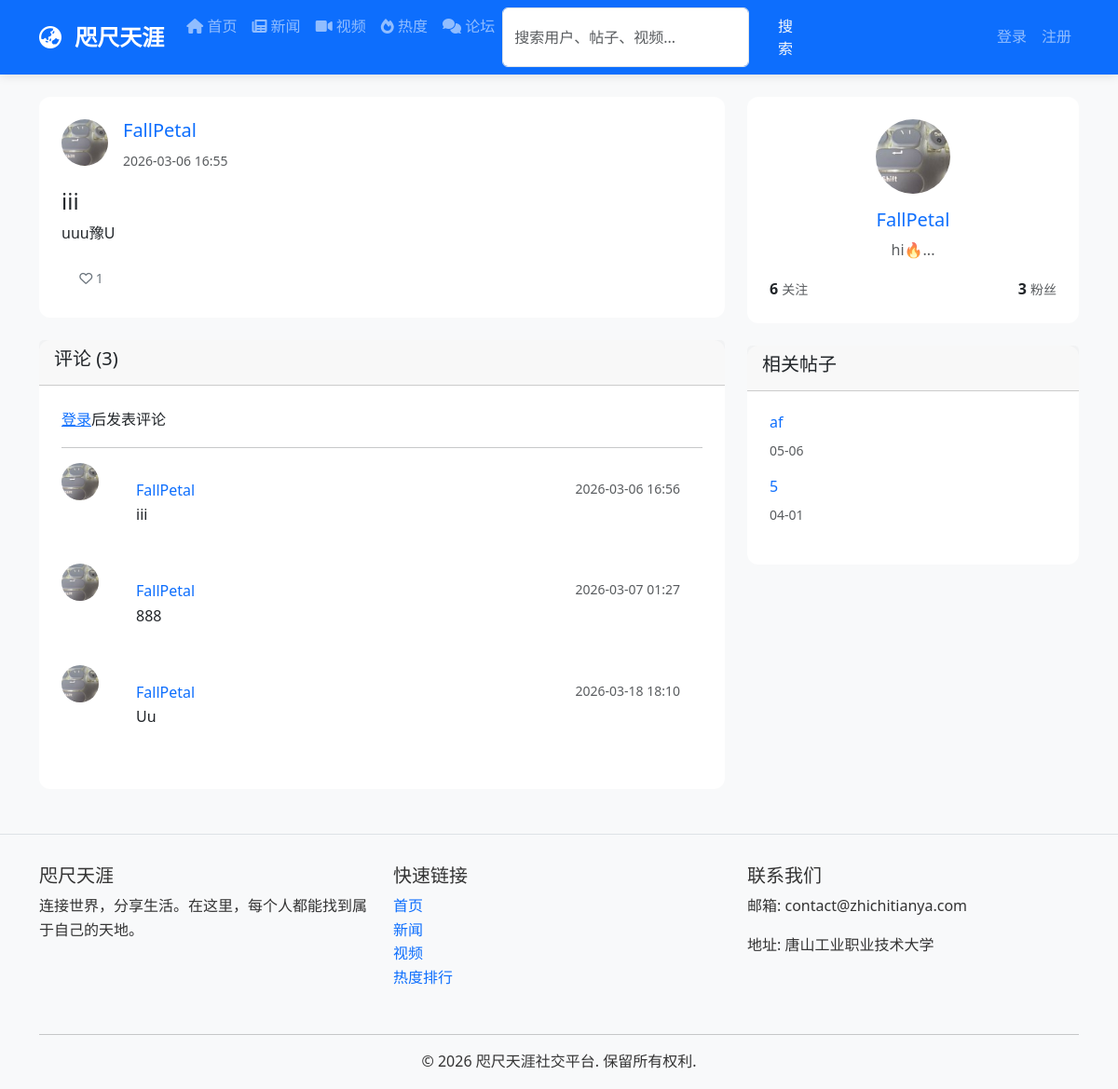
The app's page /post_detail/9 with its own data.
### models/__init__.py (models this page shows, shortened)
class User(UserMixin, db.Model):
    __tablename__ = 'users'
    id = db.Column(db.Integer, primary_key=True)
    username = db.Column(db.String(80), unique=True, nullable=False)
    email = db.Column(db.String(120), unique=True, nullable=False)
    password_hash = db.Column(db.String(120), nullable=False)
    avatar = db.Column(db.String(200), default='default_avatar.png')
    bio = db.Column(db.Text, default='')
    location = db.Column(db.String(100))
    website = db.Column(db.String(200))
    is_active = db.Column(db.Boolean, default=True)  # 用户是否被封禁
    is_banned = db.Column(db.Boolean, default=False)  # 是否被完全封禁
    can_post = db.Column(db.Boolean, default=True)    # 是否可以发帖
    can_video = db.Column(db.Boolean, default=True)   # 是否可以发视频
    can_comment = db.Column(db.Boolean, default=True)  # 是否可以评论
    is_admin = db.Column(db.Boolean, default=False)   # 是否为管理员
    join_date = db.Column(FlexibleDateTime, default=datetime.now)
    last_seen = db.Column(FlexibleDateTime, default=datetime.now)
    posts = db.relationship('Post', backref='author',
                            lazy=True, foreign_keys='Post.author_id')
    videos = db.relationship('Video', backref='uploader',
                             lazy=True, foreign_keys='Video.uploader_id')
    comments = db.relationship(
        'Comment', lazy=True, foreign_keys='Comment.author_id')
    sent_messages = db.relationship(
        'Message', backref='sender', lazy=True, foreign_keys='Message.sender_id')
    received_messages = db.relationship(
        'Message', backref='recipient', lazy=True, foreign_keys='Message.recipient_id')
    followers = db.relationship(
        'User', secondary='follows',
        primaryjoin='(Follows.followed_id == User.id)',  # 被关注的人
        secondaryjoin='(Follows.follower_id == User.id)',  # 关注者
        backref=db.backref('followed', lazy='dynamic'),
        lazy='dynamic'
    )
    post_likes = db.relationship('PostLike', backref='user', lazy=True)
    video_likes = db.relationship('VideoLike', backref='user', lazy=True)

class Post(db.Model):
    __tablename__ = 'posts'
    id = db.Column(db.Integer, primary_key=True)
    title = db.Column(db.String(200), nullable=False)
    content = db.Column(db.Text, nullable=False)
    image_url = db.Column(db.String(200))  # 帖子配图
    video_url = db.Column(db.String(200))  # 帖子视频
    timestamp = db.Column(FlexibleDateTime, index=True,
                          default=datetime.now)
    updated_at = db.Column(FlexibleDateTime, default=datetime.now)  # 最后更新时间
    author_id = db.Column(db.Integer, db.ForeignKey('users.id'))
    likes_count = db.Column(db.Integer, default=0)
    comments_count = db.Column(db.Integer, default=0)
    post_comments = db.relationship(
        'Comment', lazy=True, foreign_keys='Comment.post_id')
    likes = db.relationship('PostLike', backref='post', lazy=True)

class Comment(db.Model):
    __tablename__ = 'comments'
    id = db.Column(db.Integer, primary_key=True)
    content = db.Column(db.Text, nullable=False)
    timestamp = db.Column(FlexibleDateTime, index=True,
                          default=datetime.now)
    author_id = db.Column(db.Integer, db.ForeignKey('users.id'))
    post_id = db.Column(db.Integer, db.ForeignKey('posts.id'))
    video_id = db.Column(db.Integer, db.ForeignKey('videos.id'))
    news_id = db.Column(db.Integer, db.ForeignKey('news.id'))  # 添加新闻关联
    likes_count = db.Column(db.Integer, default=0)
    author = db.relationship('User', overlaps="comments,user_comments")
    post = db.relationship('Post', overlaps="post_comments")
    video = db.relationship('Video', overlaps="video_comments")
    news = db.relationship('News', overlaps="news_comments")

### app.py (the view)
@app.route('/post_detail/<int:post_id>')
def post_detail(post_id):
    post = Post.query.get_or_404(post_id)
    comments = Comment.query.filter_by(
        post_id=post_id).order_by(Comment.timestamp.asc()).all()
    form = CommentForm()
    related_posts = Post.query.filter(
        Post.author_id == post.author_id,
        Post.id != post_id  # 排除当前帖子
    ).order_by(Post.timestamp.desc()).limit(5).all()
    return render_template('post_detail.html',
                           post=post,
                           comments=comments,
                           form=form,
                           related_posts=related_posts)

### forms/__init__.py
class CommentForm(FlaskForm):
    content = TextAreaField(
        '评论内容', validators=[DataRequired(), Length(1, 1000)])
    submit = SubmitField('发布评论')

### app.py (called while the page is built)
@app.before_request
def check_user_permissions():
    if current_user.is_authenticated:
        if current_user.is_banned:
            from flask_login import logout_user
            logout_user()
            flash('您的账户已被封禁，请联系管理员解封。', 'danger')
            return redirect(url_for('login'))
        request_path = request.path
        if not current_user.can_post and request_path in ['/create_post', '/edit_post']:
            flash('您的发帖功能已被封禁，请联系管理员解封。', 'danger')
            return redirect(url_for('index'))
        if not current_user.can_video and request_path in ['/upload_video', '/edit_video']:
            flash('您的视频上传功能已被封禁，请联系管理员解封。', 'danger')
            return redirect(url_for('index'))
        if not current_user.can_comment and 'add_comment' in request_path:
            flash('您的评论功能已被封禁，请联系管理员解封。', 'danger')
            return redirect(request.referrer or url_for('index'))

@app.template_global()
def get_avatar_url(avatar_filename):
    if not avatar_filename:
        return "/static/uploads/avatars/default_avatar.png"
    avatar_filename = avatar_filename.replace('/static/uploads/avatars/', '').replace(
        'static/uploads/avatars/', '').replace('uploads/avatars/', '')
    return f"/static/uploads/avatars/{avatar_filename}"

@app.context_processor
def inject_news_utils():
    def get_last_news_update():
        """获取最新新闻的更新时间"""
        latest_news = News.query.order_by(News.timestamp.desc()).first()
        if latest_news:
            return latest_news.timestamp.strftime('%Y-%m-%d %H:%M')
        return None
    return dict(get_last_news_update=get_last_news_update)

### models/__init__.py (called while the page is built, shortened)
    def process_result_value(self, value, dialect):
        if value is None or value == '':
            return datetime.now()  # 使用本地时间
        return value

### templates/post_detail.html (shortened to what this page needs)
{% extends "base.html" %}  {% block content %}
<div class="container mt-4">
  <div class="row">
    <div class="col-md-8">
      <div class="card mb-4">
        <div class="card-body">
          <div class="d-flex mb-3">
            <a href="{{ url_for('profile', username=post.author.username) }}">
              <img
                src="{{ get_avatar_url(post.author.avatar) }}"
                class="rounded-circle me-3"
                style="width: 50px; height: 50px; object-fit: cover"
                alt="头像"
              />
            </a>
            <div>
              <h5 class="card-title">
                <a
                  href="{{ url_for('profile', username=post.author.username) }}"
                  class="text-decoration-none"
                  >{{ post.author.username }}</a
                >
              </h5>
              <small class="text-muted"
                >{{ post.timestamp.strftime('%Y-%m-%d %H:%M') }}</small
              >
            </div>
          </div>
          <h4 class="card-title">{{ post.title }}</h4>
          <p class="card-text">{{ post.content }}</p>
          <div class="d-flex justify-content-between align-items-center">
            <div>
              <button
                class="btn btn-sm btn-outline-secondary like-btn"
                data-type="post"
                data-id="{{ post.id }}"
              >
                <i class="far fa-heart"></i>
                <span class="likes-count">{{ post.likes_count }}</span>
              </button>
            </div>
          </div>
        </div>
      </div>
      <div class="card">
        <div class="card-header">
          <h5>评论 ({{ comments|length }})</h5>
        </div>
        <div class="card-body">
          {% if current_user.is_authenticated %}
          <form
            method="POST"
            action="{{ url_for('add_comment', post_id=post.id) }}"
          >
            {{ form.hidden_tag() }}
            <div class="mb-3">
              {{ form.content.label(class="form-label") }} {{
              form.content(class="form-control", rows="3",
              placeholder="写下您的评论...") }} {% if form.content.errors %}
              <div class="text-danger">
                {% for error in form.content.errors %}
                <small>{{ error }}</small>
                {% endfor %}
              </div>
              {% endif %}
            </div>
            <button type="submit" class="btn btn-primary">发布评论</button>
          </form>
          {% else %}
          <p><a href="{{ url_for('login') }}">登录</a>后发表评论</p>
          {% endif %}
          <hr />
          {% for comment in comments %}
          <div class="d-flex mb-3">
            <a
              href="{{ url_for('profile', username=comment.author.username) }}"
            >
              <img
                src="{{ get_avatar_url(comment.author.avatar) }}"
                class="rounded-circle me-3"
                style="width: 40px; height: 40px; object-fit: cover"
                alt="头像"
              />
            </a>
            <div class="flex-grow-1">
              <div class="card">
                <div class="card-body">
                  <h6 class="card-subtitle mb-1">
                    <a
                      href="{{ url_for('profile', username=comment.author.username) }}"
                      class="text-decoration-none"
                      >{{ comment.author.username }}</a
                    >
                    <small class="text-muted float-end"
                      >{{ comment.timestamp.strftime('%Y-%m-%d %H:%M') }}</small
                    >
                  </h6>
                  <p class="card-text">{{ comment.content }}</p>
                </div>
              </div>
            </div>
          </div>
          {% else %}
          <p class="text-muted">暂无评论</p>
          {% endfor %}
        </div>
      </div>
    </div>
    <div class="col-md-4">
      <div class="card mb-4">
        <div class="card-body text-center">
          <a href="{{ url_for('profile', username=post.author.username) }}">
            <img
              src="{{ get_avatar_url(post.author.avatar) }}"
              class="rounded-circle mb-3"
              style="width: 80px; height: 80px; object-fit: cover"
              alt="头像"
            />
          </a>
          <h5 class="card-title">
            <a
              href="{{ url_for('profile', username=post.author.username) }}"
              class="text-decoration-none"
              >{{ post.author.username }}</a
            >
          </h5>
          <p class="card-text text-muted">
            {{ post.author.bio[:100] if post.author.bio else '暂无简介' }}...
          </p>
          <div class="d-flex justify-content-between">
            <div>
              <strong>{{ post.author.followed.count() }}</strong>
              <small class="text-muted">关注</small>
            </div>
            <div>
              <strong>{{ post.author.followers.count() }}</strong>
              <small class="text-muted">粉丝</small>
            </div>
          </div>
        </div>
      </div>
      <div class="card">
        <div class="card-header">
          <h5>相关帖子</h5>
        </div>
        <div class="card-body">
          {% for related_post in related_posts %}
          <div class="mb-3">
            <h6>
              <a
                href="{{ url_for('post_detail', post_id=related_post.id) }}"
                class="text-decoration-none"
              >
                {{ related_post.title[:50] }}
              </a>
            </h6>
            <small class="text-muted"
              >{{ related_post.timestamp.strftime('%m-%d') }}</small
            >
          </div>
          {% else %}
          <p class="text-muted">暂无相关帖子</p>
          {% endfor %}
        </div>
      </div>
    </div>
  </div>
</div>
{% endblock %}

### static/css/style.css (style rules this page uses)
:root { --primary-color: #0d6efd; --secondary-color: #6c757d; --success-color: #198754; --info-color: #0dcaf0; --warning-color: #ffc107; --danger-color: #dc3545; --light-color: #f8f9fa; --dark-color: #212529; }
body { font-family: 'Segoe UI', Tahoma, Geneva, Verdana, sans-serif; background-color: #f8f9fa; color: #333; line-height: 1.6; padding-top: 0; margin: 0; }
.card { border: none; border-radius: 12px; transition: transform 0.3s ease, box-shadow 0.3s ease; background-color: #ffffff; }
.card-body { padding: 1.5rem; }
.btn { border-radius: 8px; padding: 0.5rem 1.2rem; font-weight: 500; transition: all 0.3s ease; border: none; }

### records on screen
User: avatar (picture), author.username "FallPetal", author "hi🔥"
Post: timestamp "2026-03-06 16:55", title "iii", content "uuu豫U", likes_count "1"
Comment: avatar (picture), author.username "FallPetal", timestamp "2026-03-06 16:56", content "iii"
Comment: avatar (picture), author.username "FallPetal", timestamp "2026-03-07 01:27", content "888"
Comment: avatar (picture), author.username "FallPetal", timestamp "2026-03-18 18:10", content "Uu"
Post: title "af", timestamp "05-06"
Post: title "5", timestamp "04-01"

### other values on screen
{{ comments|length }} "3"
{{ post.author.followed.count() }} "6"
{{ post.author.followers.count() }} "3"
